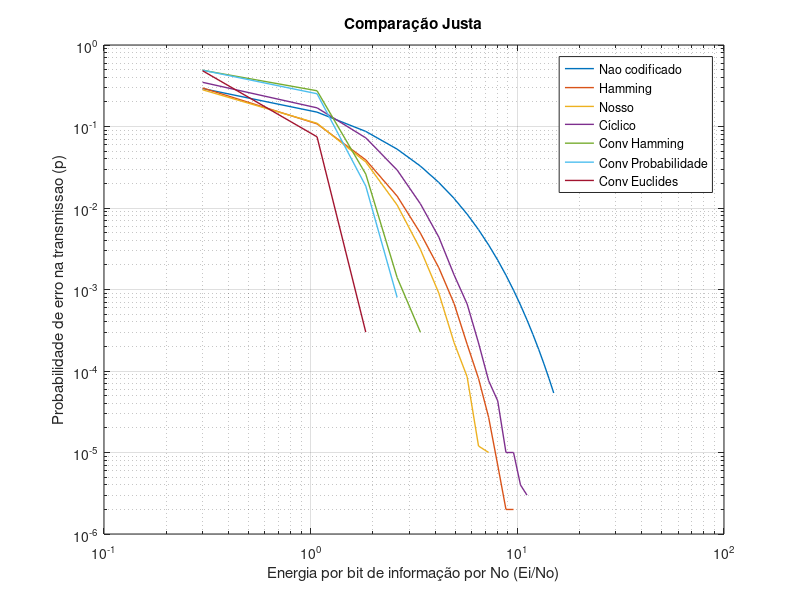

Write MATLAB code to recreate this figure. (Note: this script raises an error after producing the figure.)
function new_plots() %Funcao para plotar graficos.
%Precisa alterar para incluir novos vetores do teste do codigo cilcico
load('final_hamming')
load('final_prob')
load('final_euclides')
load('pHamming')
load('pbCiclico')
load('pOurs')
load('x')
load('q')

figure;
%loglog(p_vec, P_B_hamming, 'LineWidth', 1, 'color' ,'r'); 
loglog(x, q, 'LineWidth', 1);
hold on;
loglog(x, pHaming, 'LineWidth', 1);
loglog(x, pOurs, 'LineWidth', 1);
loglog(x, pbCustom, 'LineWidth', 1);
loglog(x, final_hamming, 'LineWidth', 1);
loglog(x, final_prob, 'LineWidth', 1);
loglog(x, final_euclides, 'LineWidth', 1);

grid on;
legend('Nao codificado', 'Hamming', 'Nosso', 'Cíclico', 'Conv Hamming', 'Conv Probabilidade', 'Conv Euclides');
%set(gca, 'xdir', 'reverse')
ylabel('Probabilidade de erro na transmissao (p)');
xlabel('Energia por bit de informação por No (Ei/No)');
title('Comparação Justa');
%%
load('resp')
load('resp2')

figure;
loglog(p_vec, P_B_hamming, 'LineWidth', 1, 'color' ,'r');
hold on;
loglog(p_vec, P_B_a, 'LineWidth', 1, 'color', 'b');
loglog(p_vec, P_B_b, 'LineWidth', 1, 'color', 'g');
loglog(p_vec, p_vec, 'LineWidth', 1, 'color', 'k');
%loglog(p_vec, data_n_8_k_5_bit_1, 'LineWidth', 1, 'color', 'm');
%loglog(p_vec, data_n_10_k_6_bit_1, 'LineWidth', 1, 'color', 'c');
loglog(p_vec, data_n_12_k_7_bit_1, 'LineWidth', 1, 'color', 'm');
%loglog(p_vec, data_n_14_k_8_bit_1, 'LineWidth', 1, 'color', 'b');
%loglog(p_vec, data_n_15_k_9_bit_1, 'LineWidth', 1, 'color', 'g');
%loglog(p_vec, data_n_12_k_7_bit_2, 'LineWidth', 1, 'color', 'c');
%loglog(p_vec, data_n_20_k_13_bit_1, 'LineWidth', 1, 'color', 'c');
%loglog(p_vec, data_n_20_k_13_bit_2, 'LineWidth', 1, 'color', 'm');

%loglog(p_vec, data_n_15_k_9_bit_2, 'LineWidth', 1, 'color', 'k');

%legend('Hamming', 'CRC', 'Modificado', 'Não codificado');
legend('Hamming', 'CRC', 'Modificado', 'Não codificado', 'n=12 k=7');
%legend('Hamming','Não codificado', 'n=12 k=7', 'n=15 k=9', 'n=20 k=13' );
%legend('Hamming','Não codificado', 'n=20 k=13 bit=1', 'n=20 k=13 bit=2');
%legend('Hamming', 'Não codificado', 'n=8 k=5', 'n=10 k=6');
set(gca, 'xdir', 'reverse')
xlabel('Probabilidade de erro na transmissão (p)');
ylabel('Probabilidade de erro na decodificação (P_{b})');
grid on;
title('Erro na transmissão vs erro na decodificação (logaritmo)');
end